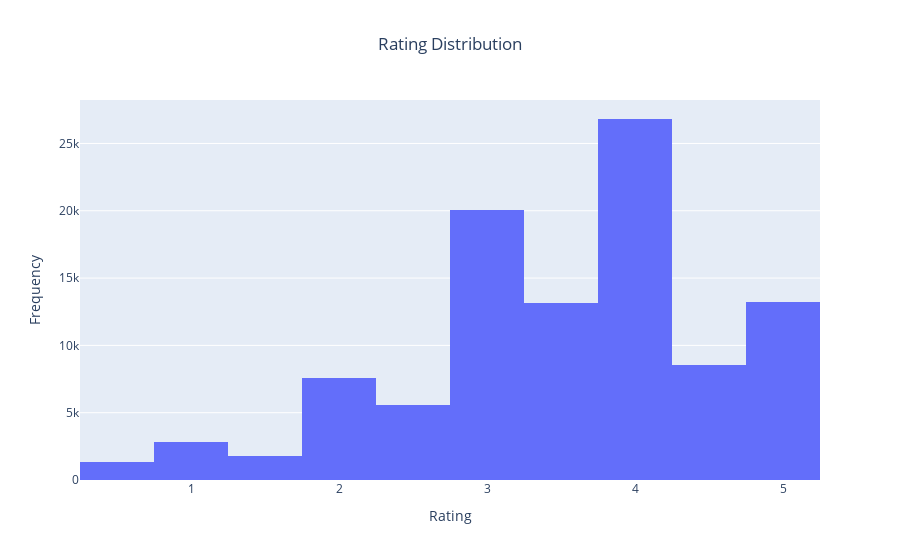

The code cell stored with this chart in its notebook:
### Code cell
import matplotlib.pyplot as plt
import seaborn as sns

import plotly.express as px

# Assuming `ratings` is your DataFrame containing the 'rating' column
fig = px.histogram(
    ratings,
    x='rating',
    nbins=10,
    title='Rating Distribution',
    labels={'rating': 'Rating', 'count': 'Frequency'},
)

# Customize the layout for better visualization
fig.update_layout(
    xaxis_title='Rating',
    yaxis_title='Frequency',
    title_x=0.5  # Center the title
)

# Show the plot
fig.show()

### Figure 1 — Plotly figure (JSON) as saved in the notebook; plotly's stock layout.template omitted (floating-point values rounded to 4 significant figures; data arrays with more than 128 entries replaced by an {"elided": "..."} marker saying what was removed)
{"data": [{"alignmentgroup": "True", "bingroup": "x", "hovertemplate": "Rating=%{x}<br>count=%{y}<extra></extra>", "legendgroup": "", "marker": {"color": "#636efa", "pattern": {"shape": ""}}, "name": "", "nbinsx": 10, "offsetgroup": "", "orientation": "v", "showlegend": false, "type": "histogram", "x": {"elided": "100836 float values"}, "xaxis": "x", "yaxis": "y"}], "layout": {"barmode": "relative", "legend": {"tracegroupgap": 0}, "title": {"text": "Rating Distribution", "x": 0.5}, "xaxis": {"anchor": "y", "domain": [0, 1], "title": {"text": "Rating"}}, "yaxis": {"anchor": "x", "domain": [0, 1], "title": {"text": "Frequency"}}}}
